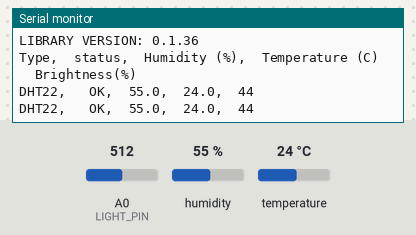
This sketch was run on a simulated Arduino Uno, built with avr-gcc and run on an emulated ATmega328P. Parts: the last lines printed to the serial monitor. Inputs (shaded band) come from the test bench; at power-on: humidity 55 %, A0 (LIGHT_PIN) = 512, temperature 24 °C.

Above: at 1.8 s.
1.9 s: humidity set to 22 %
At 2.9 s:
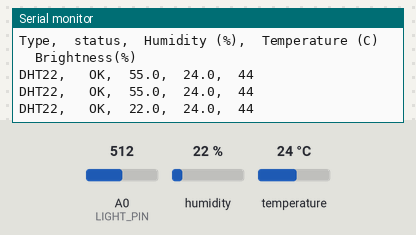
3.4 s: A0 (LIGHT_PIN) set to 716
At 4.7 s:
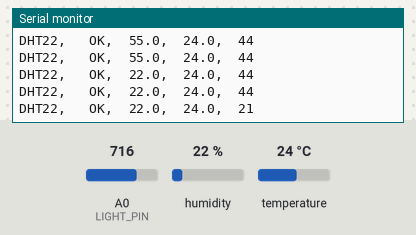
4.9 s: temperature set to 12 °C
At 5.9 s:
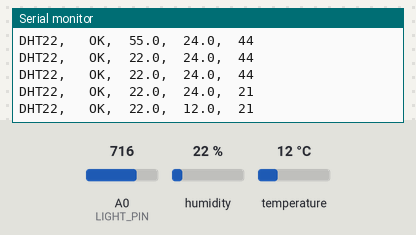
6.4 s: A0 (LIGHT_PIN) set to 900
At 7.7 s:
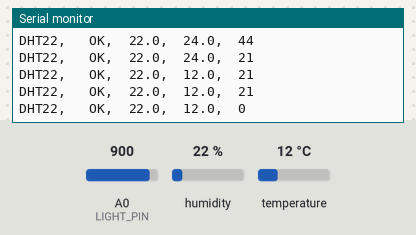
7.9 s: humidity set to 40 %
At 8.9 s:
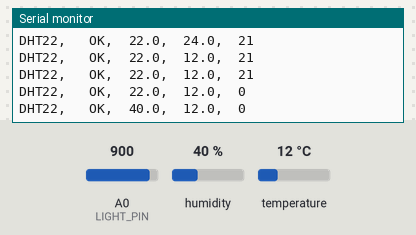
Timing chart, 0 to 10.4 s (numbered marks = the images above; inputs shaded):
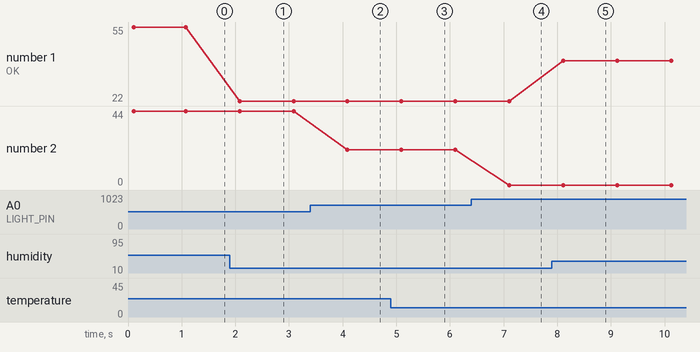

The sketch:

qopo_test_temp.ino
```cpp
#include <DHT.h>

dht DHT;


#define DHT22_PIN 5
#define LIGHT_PIN A0
void setup()
{
    Serial.begin(9600);
    Serial.println("DHT TEST PROGRAM ");
    Serial.print("LIBRARY VERSION: ");
    Serial.println(DHT_LIB_VERSION);
    Serial.println();
    Serial.println("Type,\tstatus,\tHumidity (%),\tTemperature (C) \tBrightness(%)");
}

void loop()
{
    // READ DATA
    Serial.print("DHT22, \t");
    int chk = DHT.read22(DHT22_PIN);
    switch (chk)
    {
        case DHTLIB_OK:
            Serial.print("OK,\t");
            break;
        case DHTLIB_ERROR_CHECKSUM:
            Serial.print("Checksum error,\t");
            break;
        case DHTLIB_ERROR_TIMEOUT:
            Serial.print("Time out error,\t");
            break;
        default:
            Serial.print("Unknown error,\t");
            break;
    }
  int lightLevel = analogRead(LIGHT_PIN);
  lightLevel = map(lightLevel, 0, 900, 0, 100);
  lightLevel = constrain(lightLevel, 0, 100);
  lightLevel = 100-lightLevel;
    // DISPLAY DATA
    Serial.print(DHT.humidity, 1);
    Serial.print(",\t");
    Serial.print(DHT.temperature, 1);
    Serial.print(",\t");
    Serial.println(lightLevel);

    delay(1000);

}
```

Measured:
- after the input at 1.9 s, the serial monitor: prints a new line after 0.18 s (image 1)
- after the input at 3.4 s, the serial monitor: prints a new line after 0.69 s (image 2)
- after the input at 4.9 s, the serial monitor: prints a new line after 0.20 s (image 3)
- after the input at 6.4 s, the serial monitor: prints a new line after 0.71 s (image 4)
- after the input at 7.9 s, the serial monitor: prints a new line after 0.22 s (image 5)
- plotted number 1: 22 → 40 after the input at 7.9 s
- plotted number 2: 44 → 21 after the input at 3.4 s, 21 → 0 after the input at 6.4 s
